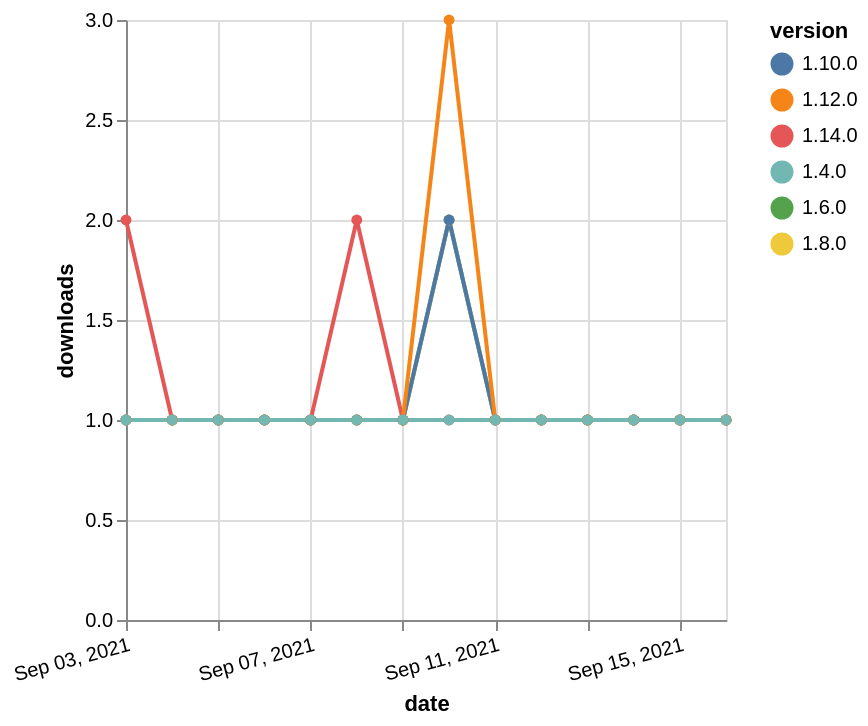

Specify this chart in Vega-Lite:
### Vega-Lite specification from a JSON file in a GitHub repository (floating-point values rounded to 4 significant figures)
{"$schema": "https://vega.github.io/schema/vega-lite/v5.json", "description": "A simple bar chart with embedded data.", "data": {"values": [{"date": "2021-09-03", "total": 174, "delta": 1, "version": "1.6.0"}, {"date": "2021-09-04", "total": 175, "delta": 1, "version": "1.6.0"}, {"date": "2021-09-05", "total": 176, "delta": 1, "version": "1.6.0"}, {"date": "2021-09-06", "total": 177, "delta": 1, "version": "1.6.0"}, {"date": "2021-09-07", "total": 178, "delta": 1, "version": "1.6.0"}, {"date": "2021-09-08", "total": 179, "delta": 1, "version": "1.6.0"}, {"date": "2021-09-09", "total": 180, "delta": 1, "version": "1.6.0"}, {"date": "2021-09-10", "total": 182, "delta": 2, "version": "1.6.0"}, {"date": "2021-09-11", "total": 183, "delta": 1, "version": "1.6.0"}, {"date": "2021-09-12", "total": 184, "delta": 1, "version": "1.6.0"}, {"date": "2021-09-13", "total": 185, "delta": 1, "version": "1.6.0"}, {"date": "2021-09-14", "total": 186, "delta": 1, "version": "1.6.0"}, {"date": "2021-09-15", "total": 187, "delta": 1, "version": "1.6.0"}, {"date": "2021-09-16", "total": 188, "delta": 1, "version": "1.6.0"}, {"date": "2021-09-03", "total": 171, "delta": 1, "version": "1.8.0"}, {"date": "2021-09-04", "total": 172, "delta": 1, "version": "1.8.0"}, {"date": "2021-09-05", "total": 173, "delta": 1, "version": "1.8.0"}, {"date": "2021-09-06", "total": 174, "delta": 1, "version": "1.8.0"}, {"date": "2021-09-07", "total": 175, "delta": 1, "version": "1.8.0"}, {"date": "2021-09-08", "total": 176, "delta": 1, "version": "1.8.0"}, {"date": "2021-09-09", "total": 177, "delta": 1, "version": "1.8.0"}, {"date": "2021-09-10", "total": 179, "delta": 2, "version": "1.8.0"}, {"date": "2021-09-11", "total": 180, "delta": 1, "version": "1.8.0"}, {"date": "2021-09-12", "total": 181, "delta": 1, "version": "1.8.0"}, {"date": "2021-09-13", "total": 182, "delta": 1, "version": "1.8.0"}, {"date": "2021-09-14", "total": 183, "delta": 1, "version": "1.8.0"}, {"date": "2021-09-15", "total": 184, "delta": 1, "version": "1.8.0"}, {"date": "2021-09-16", "total": 185, "delta": 1, "version": "1.8.0"}, {"date": "2021-09-03", "total": 152, "delta": 1, "version": "1.10.0"}, {"date": "2021-09-04", "total": 153, "delta": 1, "version": "1.10.0"}, {"date": "2021-09-05", "total": 154, "delta": 1, "version": "1.10.0"}, {"date": "2021-09-06", "total": 155, "delta": 1, "version": "1.10.0"}, {"date": "2021-09-07", "total": 156, "delta": 1, "version": "1.10.0"}, {"date": "2021-09-08", "total": 157, "delta": 1, "version": "1.10.0"}, {"date": "2021-09-09", "total": 158, "delta": 1, "version": "1.10.0"}, {"date": "2021-09-10", "total": 160, "delta": 2, "version": "1.10.0"}, {"date": "2021-09-11", "total": 161, "delta": 1, "version": "1.10.0"}, {"date": "2021-09-12", "total": 162, "delta": 1, "version": "1.10.0"}, {"date": "2021-09-13", "total": 163, "delta": 1, "version": "1.10.0"}, {"date": "2021-09-14", "total": 164, "delta": 1, "version": "1.10.0"}, {"date": "2021-09-15", "total": 165, "delta": 1, "version": "1.10.0"}, {"date": "2021-09-16", "total": 166, "delta": 1, "version": "1.10.0"}, {"date": "2021-09-03", "total": 112, "delta": 2, "version": "1.14.0"}, {"date": "2021-09-04", "total": 113, "delta": 1, "version": "1.14.0"}, {"date": "2021-09-05", "total": 114, "delta": 1, "version": "1.14.0"}, {"date": "2021-09-06", "total": 115, "delta": 1, "version": "1.14.0"}, {"date": "2021-09-07", "total": 116, "delta": 1, "version": "1.14.0"}, {"date": "2021-09-08", "total": 118, "delta": 2, "version": "1.14.0"}, {"date": "2021-09-09", "total": 119, "delta": 1, "version": "1.14.0"}, {"date": "2021-09-10", "total": 120, "delta": 1, "version": "1.14.0"}, {"date": "2021-09-11", "total": 121, "delta": 1, "version": "1.14.0"}, {"date": "2021-09-12", "total": 122, "delta": 1, "version": "1.14.0"}, {"date": "2021-09-13", "total": 123, "delta": 1, "version": "1.14.0"}, {"date": "2021-09-14", "total": 124, "delta": 1, "version": "1.14.0"}, {"date": "2021-09-15", "total": 125, "delta": 1, "version": "1.14.0"}, {"date": "2021-09-16", "total": 126, "delta": 1, "version": "1.14.0"}, {"date": "2021-09-03", "total": 159, "delta": 1, "version": "1.12.0"}, {"date": "2021-09-04", "total": 160, "delta": 1, "version": "1.12.0"}, {"date": "2021-09-05", "total": 161, "delta": 1, "version": "1.12.0"}, {"date": "2021-09-06", "total": 162, "delta": 1, "version": "1.12.0"}, {"date": "2021-09-07", "total": 163, "delta": 1, "version": "1.12.0"}, {"date": "2021-09-08", "total": 164, "delta": 1, "version": "1.12.0"}, {"date": "2021-09-09", "total": 165, "delta": 1, "version": "1.12.0"}, {"date": "2021-09-10", "total": 168, "delta": 3, "version": "1.12.0"}, {"date": "2021-09-11", "total": 169, "delta": 1, "version": "1.12.0"}, {"date": "2021-09-12", "total": 170, "delta": 1, "version": "1.12.0"}, {"date": "2021-09-13", "total": 171, "delta": 1, "version": "1.12.0"}, {"date": "2021-09-14", "total": 172, "delta": 1, "version": "1.12.0"}, {"date": "2021-09-15", "total": 173, "delta": 1, "version": "1.12.0"}, {"date": "2021-09-16", "total": 174, "delta": 1, "version": "1.12.0"}, {"date": "2021-09-03", "total": 212, "delta": 1, "version": "1.4.0"}, {"date": "2021-09-04", "total": 213, "delta": 1, "version": "1.4.0"}, {"date": "2021-09-05", "total": 214, "delta": 1, "version": "1.4.0"}, {"date": "2021-09-06", "total": 215, "delta": 1, "version": "1.4.0"}, {"date": "2021-09-07", "total": 216, "delta": 1, "version": "1.4.0"}, {"date": "2021-09-08", "total": 217, "delta": 1, "version": "1.4.0"}, {"date": "2021-09-09", "total": 218, "delta": 1, "version": "1.4.0"}, {"date": "2021-09-10", "total": 219, "delta": 1, "version": "1.4.0"}, {"date": "2021-09-11", "total": 220, "delta": 1, "version": "1.4.0"}, {"date": "2021-09-12", "total": 221, "delta": 1, "version": "1.4.0"}, {"date": "2021-09-13", "total": 222, "delta": 1, "version": "1.4.0"}, {"date": "2021-09-14", "total": 223, "delta": 1, "version": "1.4.0"}, {"date": "2021-09-15", "total": 224, "delta": 1, "version": "1.4.0"}, {"date": "2021-09-16", "total": 225, "delta": 1, "version": "1.4.0"}]}, "width": "container", "mark": {"type": "line", "point": {"filled": true}}, "encoding": {"x": {"field": "date", "type": "temporal", "timeUnit": "yearmonthdate", "title": "date", "axis": {"labelAngle": -15}}, "y": {"field": "delta", "type": "quantitative", "title": "downloads"}, "color": {"field": "version", "type": "nominal"}, "tooltip": {"field": "delta"}}}
